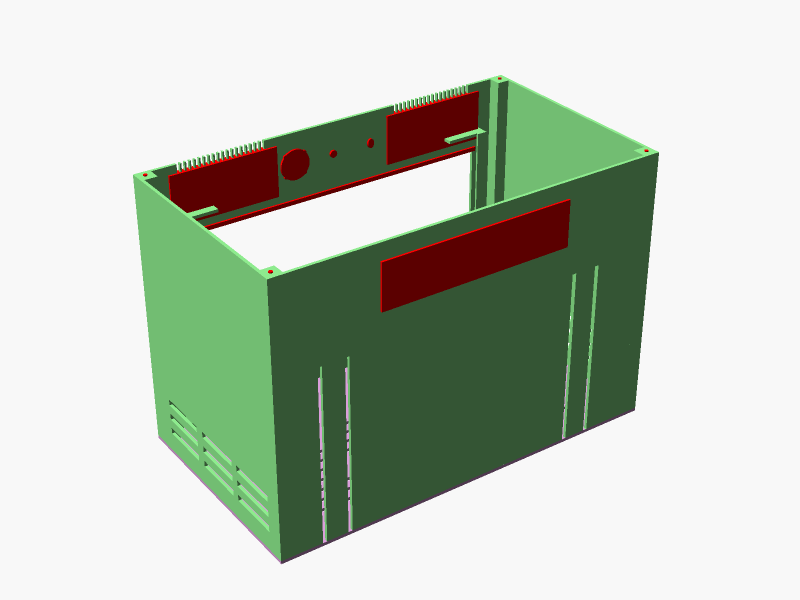
#> input picture enclosure_work/final/render_main_flipped.png, 1600 x 1200 px, found by its file name (shown at 1/2 size)
$ python annotate_flipped.py
#> lines starting #> are read from the running program, lines starting #| are printed output that depends on the picture
from PIL import Image, ImageDraw, ImageFont
import math

FINAL = r'C:\Users\haals\AppData\Local\Temp\osc\final'

try:
    font = ImageFont.truetype("arialbd.ttf", 30)
    font_sm = ImageFont.truetype("arialbd.ttf", 24)
except Exception:
    font = font_sm = ImageFont.load_default()

RED = (200, 20, 20)
WHITE = (255, 255, 255)


def arrow_line(draw, p1, p2, color=RED, width=4, head=13):
    draw.line([p1, p2], fill=color, width=width)
    ang = math.atan2(p1[1] - p2[1], p1[0] - p2[0])
    for da in (0.35, -0.35):
        hx = p2[0] + head * math.cos(ang + da)
        hy = p2[1] + head * math.sin(ang + da)
        draw.line([p2, (hx, hy)], fill=color, width=width)


def dot(draw, p, r=10, color=RED):
    draw.ellipse([p[0]-r, p[1]-r, p[0]+r, p[1]+r], fill=color)


def callout(draw, text, targets, box_pos, f=font_sm, align="left"):
    if isinstance(targets, tuple):
        targets = [targets]
    for t in targets:
        dot(draw, t)
        draw.line([t, box_pos], fill=RED, width=3)
    lines = text.split("\n")
    widths = [draw.textbbox((0, 0), l, font=f)[2] for l in lines]
    w = max(widths) + 20
    h = len(lines) * (f.size + 8) + 16
    x, y = box_pos
    if align == "left":
        rect = [x, y - h/2, x + w, y + h/2]
    else:
        rect = [x - w, y - h/2, x, y + h/2]
    draw.rectangle(rect, fill=WHITE, outline=RED, width=2)
    ty = rect[1] + 10
    for l in lines:
        draw.text((rect[0]+10, ty), l, fill=RED, font=f)
        ty += f.size + 8


base = Image.open(FINAL + r'\render_main_flipped.png').convert("RGB")
#> base is the input picture: PIL image 1600x1200 RGB; mean R, G, B 187.5, 197.2, 183
W, H = base.size
#> W = 1600; H = 1200
PAD_R, PAD_T, PAD_B = 620, 90, 140
canvas = Image.new("RGB", (W+PAD_R, H+PAD_T+PAD_B), (255, 255, 255))
#> canvas: PIL image 2220x1430 RGB; every value is 255
canvas.paste(base, (0, PAD_T))
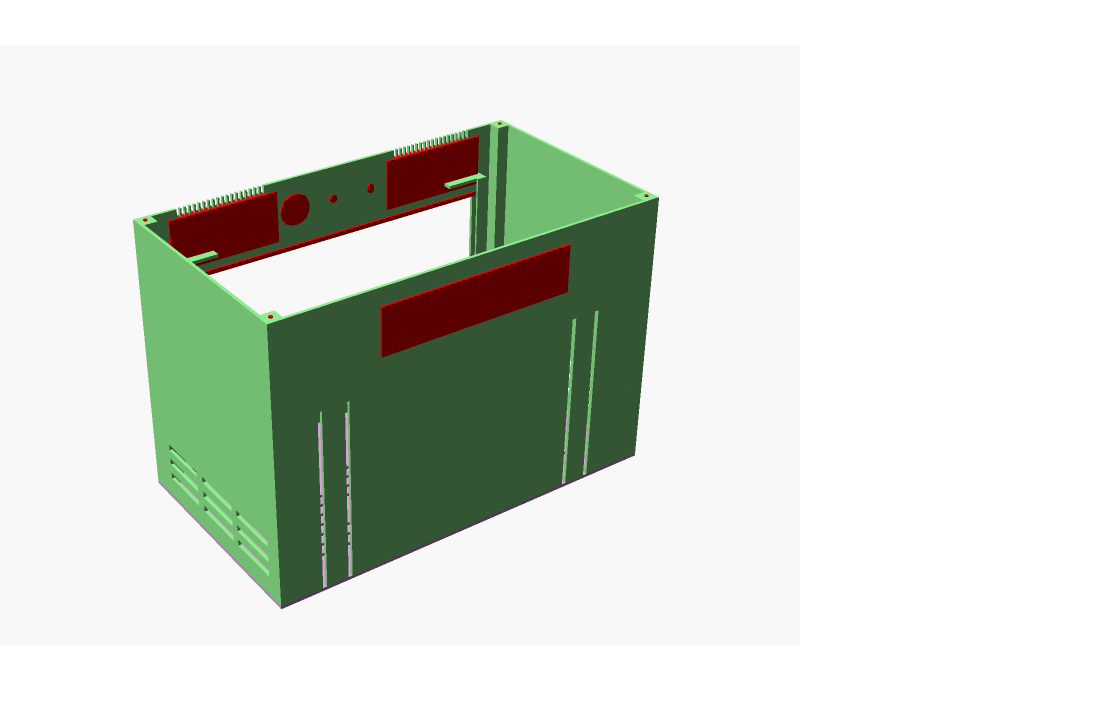
#> canvas: PIL image 2220x1430 RGB (shown at 1/2 size); mean R, G, B 214.2, 220, 211.5
draw = ImageDraw.Draw(canvas)

draw.text((40, 15), "MAIN BODY - TOP PANEL NOW PERMANENTLY JOINED, VIEWED UPSIDE DOWN",
          fill=RED, font=font)

near_left = (285, 347+PAD_T); far_back = (999, 157+PAD_T)
far_right = (1294, 306+PAD_T); near_front = (541, 540+PAD_T)

callout(draw,
        "BOTTOM PANEL SCREW HOLES - 4x\n"
        "(the same 4 corner posts as before -\n"
        "the top panel side is now sealed shut,\n"
        "these are the only screws left to do)\n"
        "0.34 cm dia, SCREW: M3 x 12mm self-tapping",
        [near_left, far_back, far_right, near_front], (W+40, 400))

draw.text((40, H+PAD_T+10),
          "This is the box flipped bottom-up: the vent grid you see through the\n"
          "opening is the top panel, fused flush with no gap. The open face toward\n"
          "you is the bottom - screw the bottom panel on here.",
          fill=RED, font=font_sm)

canvas.save(FINAL + r'\dimensions_main_body_flipped.png')
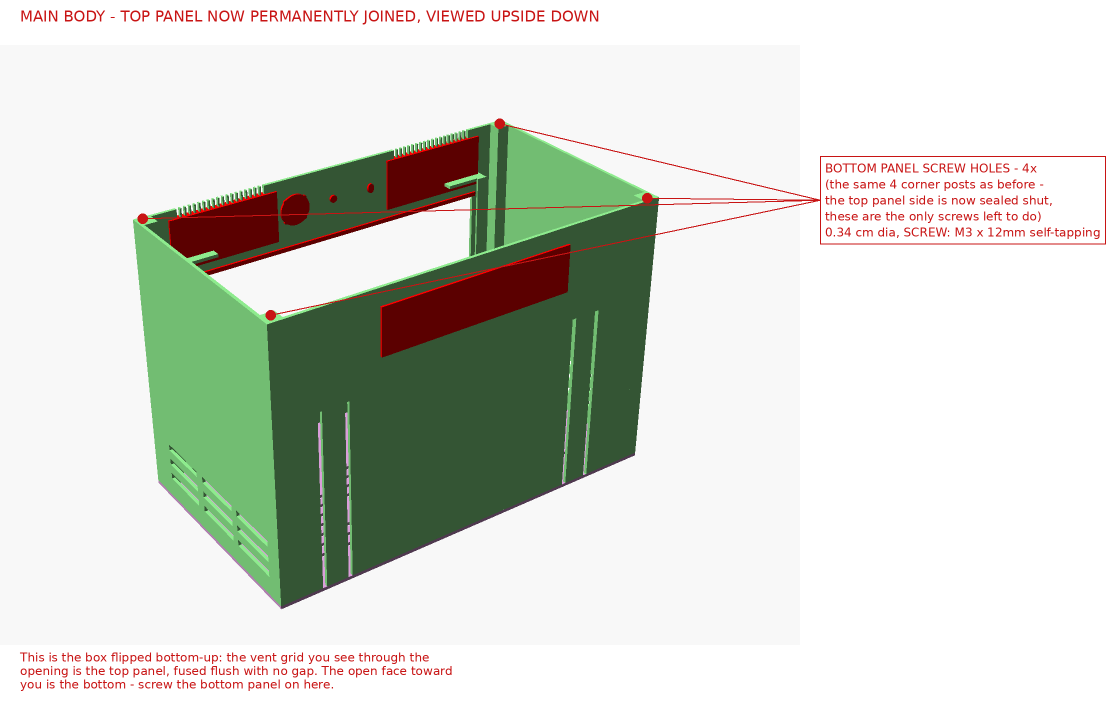
#> saved as dimensions_main_body_flipped.png: PIL image 2220x1430 RGB (shown at 1/2 size); mean R, G, B 213.7, 217.2, 208.7
print("saved")

$ run again, with enclosure_work/final/dimensions.png copied over enclosure_work/final/render_main_flipped.png
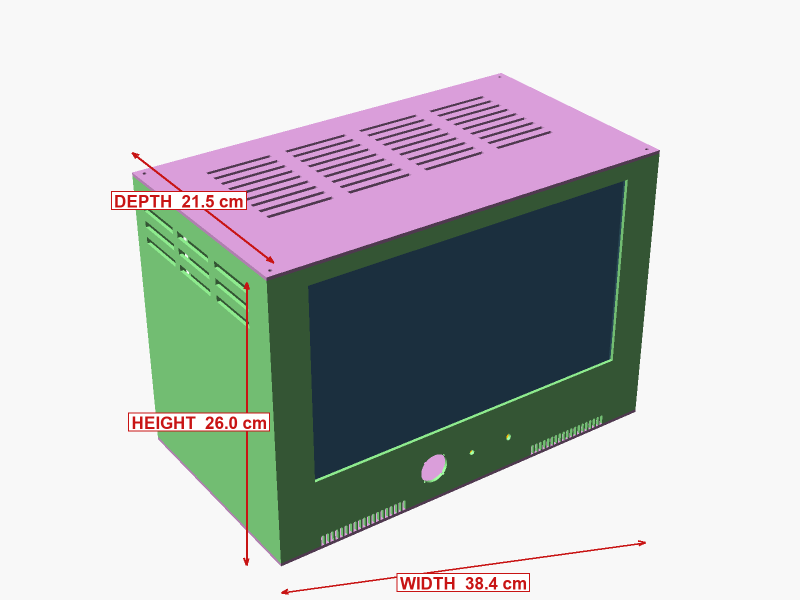
#> input picture enclosure_work/final/dimensions.png, 1600 x 1200 px, found by its file name (shown at 1/2 size)
#> base is the input picture: PIL image 1600x1200 RGB; mean R, G, B 190.8, 193.2, 193.3
#> `canvas.paste(base, (0, PAD_T))`:
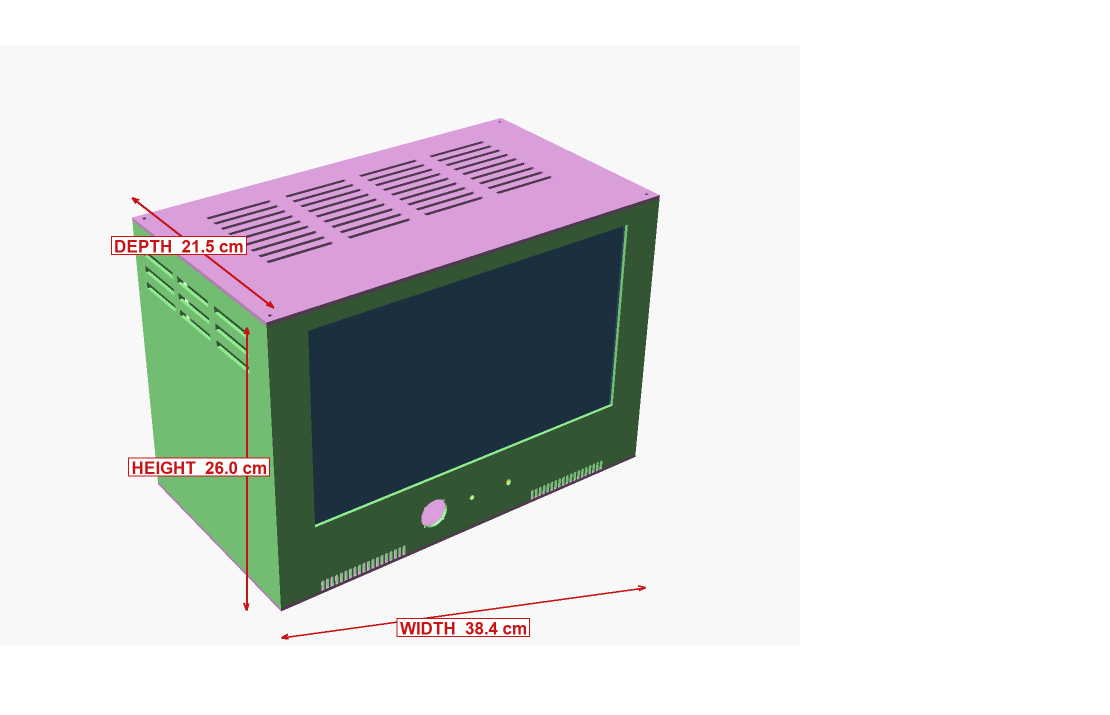
#> canvas: PIL image 2220x1430 RGB (shown at 1/2 size); mean R, G, B 216.1, 217.6, 217.7
#> `canvas.save(FINAL + r'\dimensions_main_body_flipped.png')`:
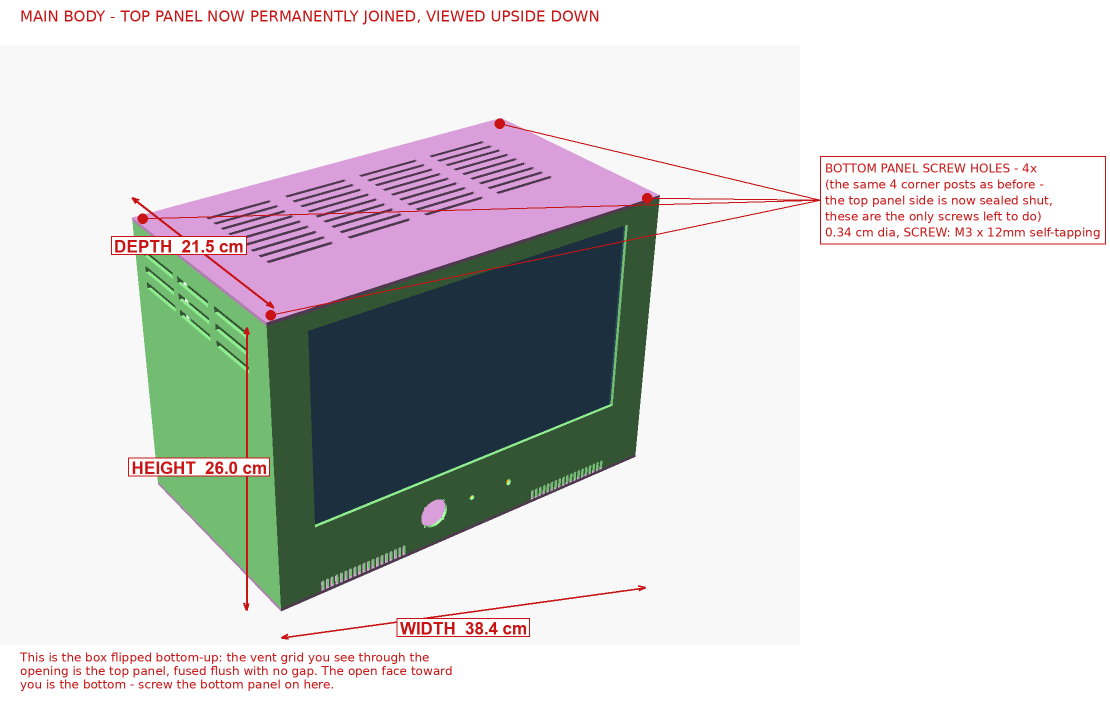
#> saved as dimensions_main_body_flipped.png: PIL image 2220x1430 RGB (shown at 1/2 size); mean R, G, B 215.6, 214.8, 214.8

$ run again, with enclosure_work/final/dimensions_backplate_ar.png copied over enclosure_work/final/render_main_flipped.png
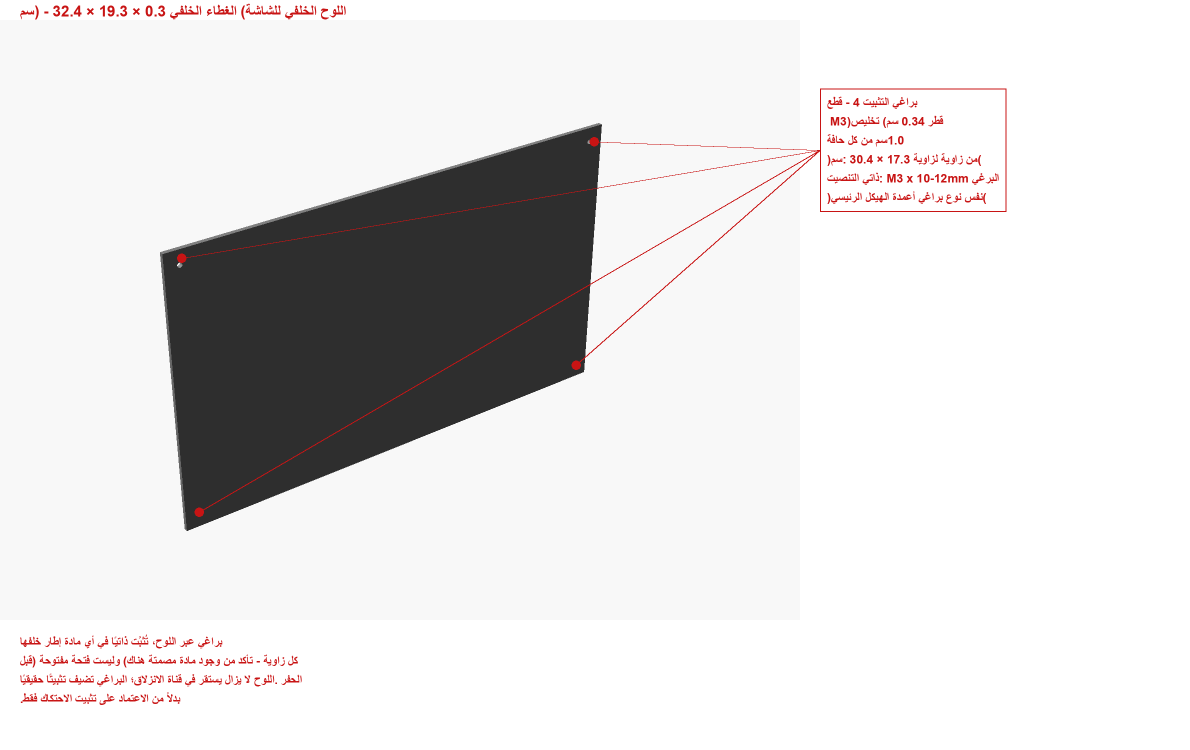
#> input picture enclosure_work/final/dimensions_backplate_ar.png, 2380 x 1500 px, found by its file name (shown at 1/2 size)
#> base is the input picture: PIL image 2380x1500 RGB; mean R, G, B 225.8, 224.3, 224.3
#> `canvas.paste(base, (0, PAD_T))`:
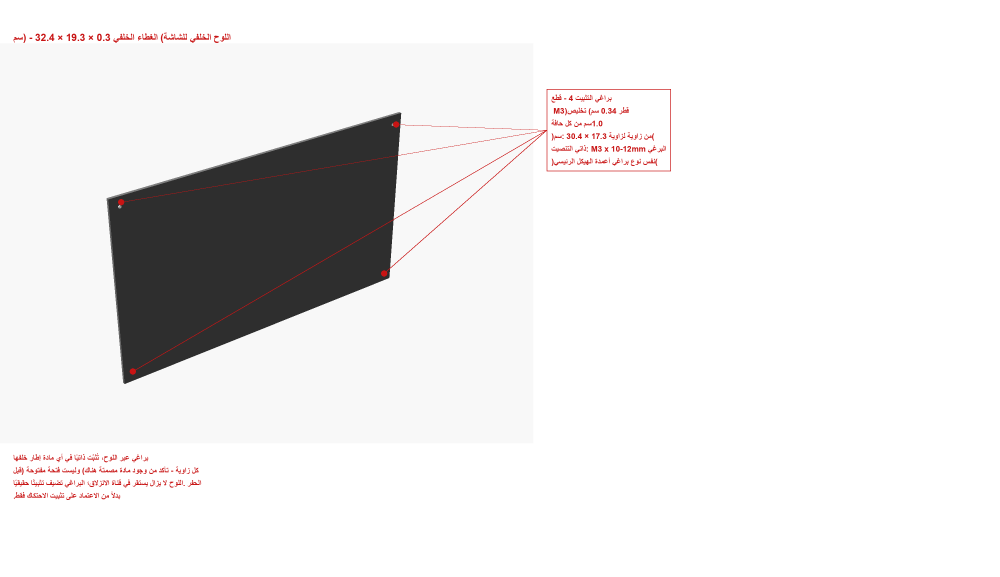
#> canvas: PIL image 3000x1730 RGB (shown at 1/3 size); mean R, G, B 234.9, 233.9, 233.9
#> `canvas.save(FINAL + r'\dimensions_main_body_flipped.png')`:
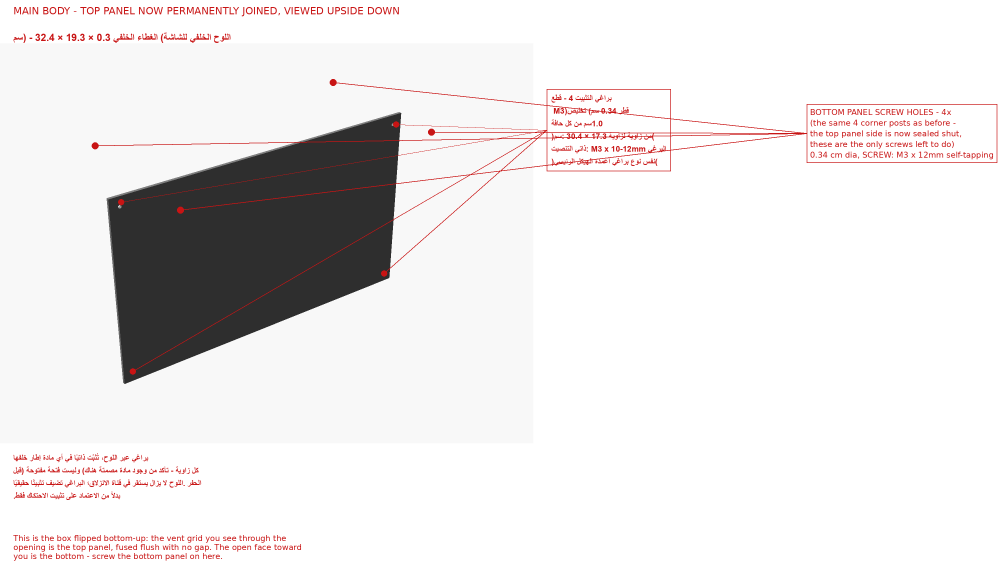
#> saved as dimensions_main_body_flipped.png: PIL image 3000x1730 RGB (shown at 1/3 size); mean R, G, B 234.5, 231.8, 231.8
